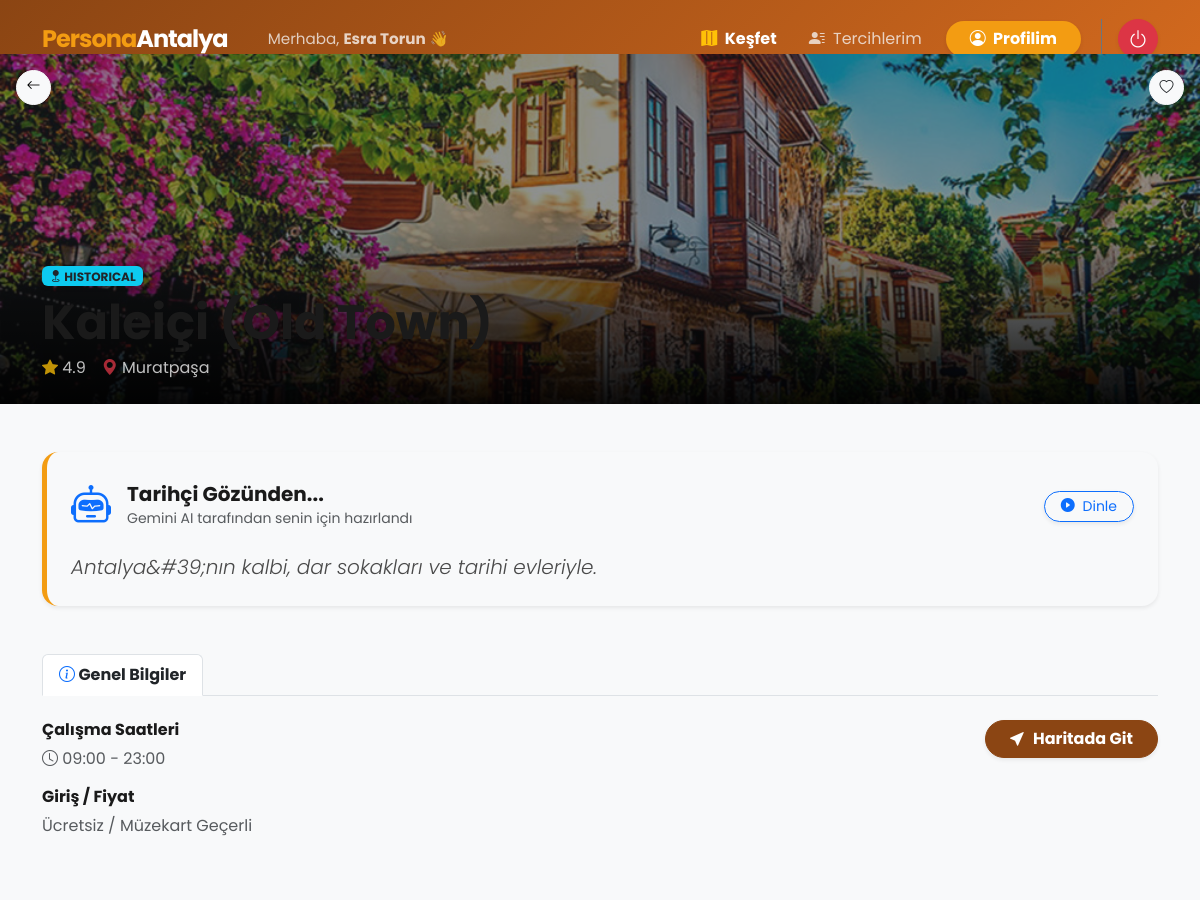
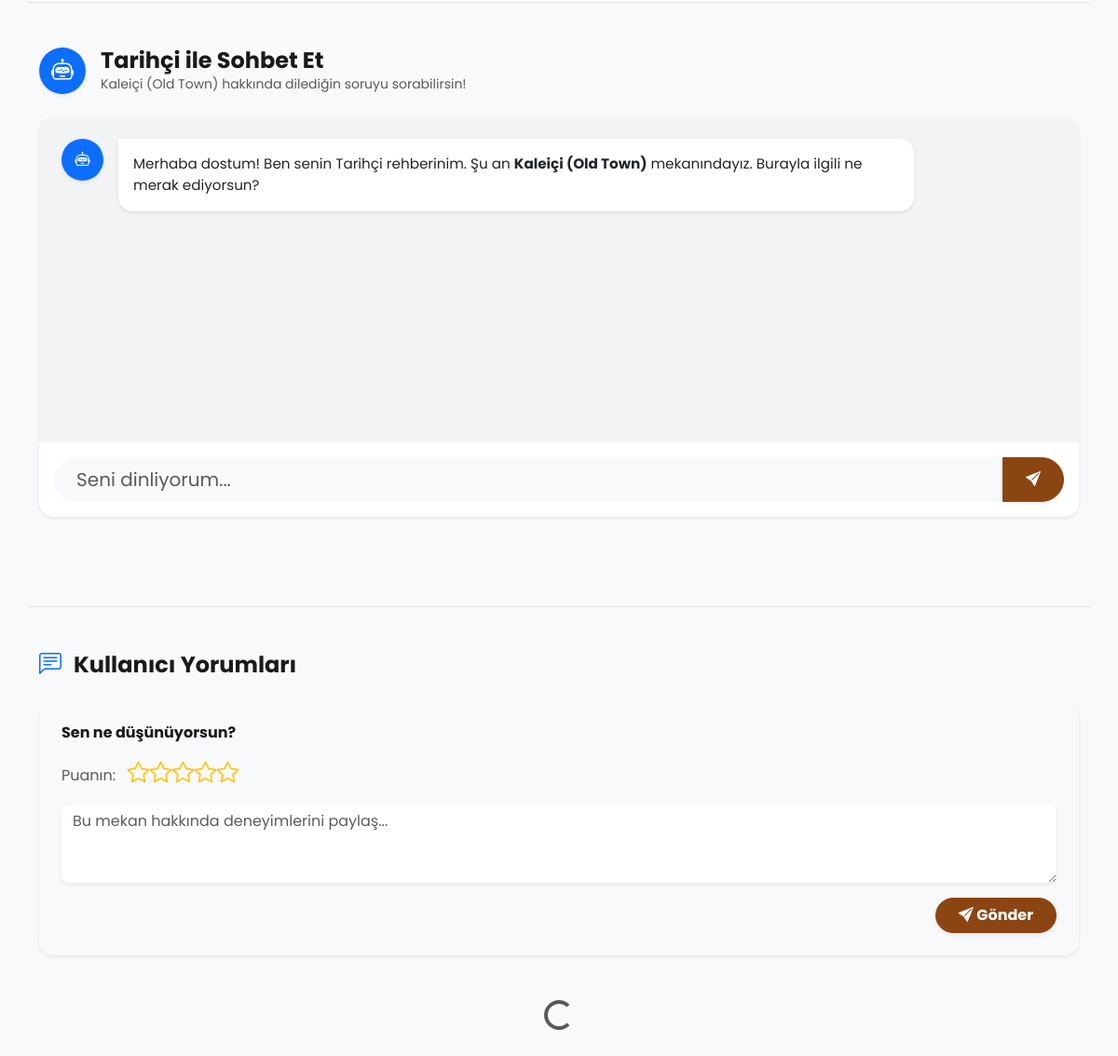
/place/1 (signed in), run on the app's committed database (2 pictures, top to bottom).
### app/models/user.py (models this page shows)
class User(UserMixin, db.Model):
    __tablename__ = 'users'
    id = db.Column(db.Integer, primary_key=True)
    username = db.Column(db.String(80), unique=True, nullable=False)
    email = db.Column(db.String(120), unique=True, nullable=False)
    password_hash = db.Column(db.String(255), nullable=False)
    first_name = db.Column(db.String(120))
    last_name = db.Column(db.String(120))
    avatar_url = db.Column(db.Text)
    bio = db.Column(db.Text)
    selected_persona = db.Column(db.String(50))
    diet_preference = db.Column(db.String(50), default='standard')
    is_active = db.Column(db.Boolean, default=True)
    created_at = db.Column(db.DateTime, default=datetime.utcnow)
    updated_at = db.Column(db.DateTime, default=datetime.utcnow, onupdate=datetime.utcnow)

### app/models/place.py (models this page shows, shortened)
class Place(db.Model):
    __tablename__ = 'places'
    id = db.Column(db.Integer, primary_key=True)
    name = db.Column(db.String(255), nullable=False, index=True)
    description = db.Column(db.Text)
    category = db.Column(db.String(50), index=True)
    address = db.Column(db.String(255))
    district = db.Column(db.String(100), index=True)
    latitude = db.Column(db.Float, nullable=False, index=True)
    longitude = db.Column(db.Float, nullable=False, index=True)
    image_url = db.Column(db.Text)
    rating = db.Column(db.Float, default=0.0)
    opening_hours = db.Column(db.String(100))
    phone = db.Column(db.String(20))
    website = db.Column(db.String(255))
    entrance_fee = db.Column(db.Float)
    average_visit_time = db.Column(db.Integer)  # Dakika cinsinden (Rota hesaplaması için)
    best_time_to_visit = db.Column(db.String(100))
    created_at = db.Column(db.DateTime, default=datetime.utcnow)
    updated_at = db.Column(db.DateTime, default=datetime.utcnow, onupdate=datetime.utcnow)

### app/routes/main.py (the view)
@main_bp.route('/place/<int:id>')
@login_required
def place_detail(id):
    place = Place.query.get_or_404(id)
    is_favorite = Favorite.query.filter_by(user_id=current_user.id, place_id=id).first() is not None
    return render_template('place_detail.html', item=place, is_favorite=is_favorite, is_food=False)

### app/templates/place_detail.html (shortened to what this page needs)
{% extends "base.html" %}
{% block content %}
<div class="place-detail-page">
    <div class="place-hero" style="height: 350px; background: url('{{ item.image_url }}') center/cover no-repeat; position: relative; overflow: hidden; margin-top:-1.5rem;">
        <div class="position-absolute top-0 start-0 w-100 h-100 bg-dark" style="opacity: 0.5;"></div>
        <div class="position-absolute bottom-0 start-0 w-100" style="height: 50%; background: linear-gradient(to top, rgba(0,0,0,0.9), transparent);"></div>
        <div class="position-absolute top-0 start-0 p-3 z-index-1">
            <a href="/kesfet" class="btn btn-light btn-sm rounded-circle shadow-sm" style="width: 35px; height: 35px;">
                <i class="bi bi-arrow-left"></i>
            </a>
        </div>
        <div class="position-absolute top-0 end-0 p-3 z-index-1">
            <button class="btn btn-light btn-sm rounded-circle shadow-sm fav-btn d-flex align-items-center justify-content-center" style="width: 35px; height: 35px;" data-id="{{ item.id }}" data-type="{{ 'restaurant' if is_food else 'place' }}">
                <i class="bi {% if is_favorite %}bi-heart-fill text-danger{% else %}bi-heart text-dark{% endif %}"></i>
            </button>
        </div>
        <div class="position-absolute bottom-0 start-0 p-4 w-100 z-index-1 text-white">
            <div class="container">
                <div class="mb-2 d-flex gap-2 flex-wrap">
                    {% if is_food %}
                        <span class="badge bg-warning text-dark shadow-sm"><i class="bi bi-egg-fried"></i> {{ item.diet_category | upper | default('STANDART', true) }}</span>
                        <span class="badge bg-success shadow-sm"><i class="bi bi-cash"></i> {{ item.price_level | default('₺₺', true) }}</span>
                    {% else %}
                        <span class="badge bg-info text-dark shadow-sm"><i class="bi bi-geo-fill"></i> {{ item.category | upper | default('MEKAN', true) }}</span>
                    {% endif %}
                </div>
                <h1 class="display-5 fw-bold mb-1" id="placeName">{{ item.name }}</h1>
                <div class="d-flex gap-3 flex-wrap opacity-75">
                    <span><i class="bi bi-star-fill text-warning"></i> <span id="placeRating">{{ item.rating | default('4.5', true) }}</span></span>
                    <span id="placeDistrict"><i class="bi bi-geo-alt-fill text-danger"></i> {{ item.district }}</span>
                </div>
            </div>
        </div>
    </div>
    <div class="container py-5">
        <div class="persona-content-section mb-5 p-4 bg-light rounded-4 shadow-sm" style="border-left: 5px solid #f39c12;">
            <div class="d-flex align-items-center mb-3">
                <div id="personaEmoji" style="font-size: 2.5rem; margin-right: 1rem;"><i class="bi bi-robot text-primary"></i></div>
                <div>
                    <h5 class="fw-bold mb-0" id="personaName">{{ current_user.selected_persona | title }} Gözünden...</h5>
                    <small class="text-muted">Gemini AI tarafından senin için hazırlandı</small>
                </div>
                <button id="readAloudBtn" class="btn btn-outline-primary btn-sm ms-auto rounded-pill px-3 shadow-sm d-none d-md-block">
                    <i class="bi bi-play-circle-fill me-1"></i> <span id="readBtnText">Dinle</span>
                </button>
            </div>
            <p id="personaStory" class="mb-0 lead fst-italic" style="color: #4a4a4a;"></p>
        </div>
        <ul class="nav nav-tabs mb-4" role="tablist">
            <li class="nav-item" role="presentation">
                <button class="nav-link active fw-bold text-dark" id="info-tab" data-bs-toggle="tab" data-bs-target="#info" type="button" role="tab">
                    <i class="bi bi-info-circle text-primary"></i> Genel Bilgiler
                </button>
            </li>
        </ul>
        <div class="tab-content mb-5">
            <div class="tab-pane fade show active" id="info" role="tabpanel">
                <div class="row g-4">
                    <div class="col-md-6">
                        <h6 class="fw-bold mb-2">Çalışma Saatleri</h6>
                        <p id="placeHours" class="mb-3 text-muted"><i class="bi bi-clock"></i> {{ item.opening_time | default('09:00', true) }} - {{ item.closing_time | default('23:00', true) }}</p>
                        <h6 class="fw-bold mb-2">Giriş / Fiyat</h6>
                        <p id="placeFee" class="mb-3 text-muted">
                            {% if is_food %}{{ item.price_level | default('₺₺ - Ortalama', true) }}{% else %}Ücretsiz / Müzekart Geçerli{% endif %}
                        </p>
                    </div>
                    <div class="col-md-6 text-md-end">
                        <a href="https://www.google.com/maps?q={{ item.latitude }},{{ item.longitude }}" target="_blank" class="btn btn-primary rounded-pill px-4 shadow-sm fw-bold">
                            <i class="bi bi-cursor-fill me-1"></i> Haritada Git
                        </a>
                    </div>
                </div>
            </div>
        </div>
        <div class="row mt-5 border-top pt-5">
            <div class="col-md-12">
                <div class="d-flex align-items-center mb-4">
                    <div class="bg-primary text-white rounded-circle d-flex align-items-center justify-content-center me-3 shadow-sm" style="width: 50px; height: 50px;">
                        <i class="bi bi-robot fs-4"></i>
                    </div>
                    <div>
                        <h4 class="fw-bold mb-0">{{ current_user.selected_persona | title }} ile Sohbet Et</h4>
                        <p class="text-muted small mb-0">{{ item.name }} hakkında dilediğin soruyu sorabilirsin!</p>
                    </div>
                </div>
                <div class="card border-0 shadow-sm rounded-4 overflow-hidden mb-5" style="background-color: #f1f3f5;">
                    <div id="chatHistoryBox" class="p-4" style="height: 350px; overflow-y: auto;">
                        <div class="d-flex mb-4">
                            <div class="bg-primary text-white rounded-circle d-flex align-items-center justify-content-center me-3 flex-shrink-0 shadow-sm" style="width: 45px; height: 45px;">
                                <i class="bi bi-robot"></i>
                            </div>
                            <div class="bg-white p-3 rounded-4 shadow-sm" style="max-width: 80%; border-top-left-radius: 0 !important;">
                                <p class="mb-0 text-dark" style="font-size: 0.95rem;">Merhaba dostum! Ben senin {{ current_user.selected_persona | title }} rehberinim. Şu an <strong>{{ item.name }}</strong> mekanındayız. Burayla ilgili ne merak ediyorsun?</p>
                            </div>
                        </div>
                    </div>
                    <div class="card-footer bg-white p-3 border-0">
                        <div class="input-group">
                            <input type="text" id="chatInput" class="form-control form-control-lg bg-light border-0 shadow-none rounded-start-pill ps-4" placeholder="Seni dinliyorum..." autocomplete="off">
                            <button class="btn btn-primary px-4 fw-bold rounded-end-pill shadow-sm" id="sendChatBtn">
                                <i class="bi bi-send-fill"></i>
                            </button>
                        </div>
                    </div>
                </div>
            </div>
        </div>
        <div class="row mt-5 border-top pt-5">
            <div class="col-md-12">
                <h4 class="fw-bold mb-4"><i class="bi bi-chat-left-text text-primary me-2"></i> Kullanıcı Yorumları</h4>
                <div class="card border-0 shadow-sm rounded-4 mb-5" style="background-color: #f8f9fa;">
                    <div class="card-body p-4">
                        <h6 class="fw-bold mb-3">Sen ne düşünüyorsun?</h6>
                        <div class="mb-3">
                            <span class="text-muted me-2">Puanın:</span>
                            <div class="d-inline-flex" id="starRating">
                                <i class="bi bi-star fs-4 cursor-pointer text-warning" data-rating="1"></i>
                                <i class="bi bi-star fs-4 cursor-pointer text-warning" data-rating="2"></i>
                                <i class="bi bi-star fs-4 cursor-pointer text-warning" data-rating="3"></i>
                                <i class="bi bi-star fs-4 cursor-pointer text-warning" data-rating="4"></i>
                                <i class="bi bi-star fs-4 cursor-pointer text-warning" data-rating="5"></i>
                            </div>
                        </div>
                        <textarea class="form-control rounded-3 border-0 shadow-sm mb-3" id="reviewComment" rows="3" placeholder="Bu mekan hakkında deneyimlerini paylaş..."></textarea>
                        <div class="text-end">
                            <button class="btn btn-primary rounded-pill px-4 shadow-sm fw-bold" id="submitReviewBtn">
                                <i class="bi bi-send-fill"></i> Gönder
                            </button>
                        </div>
                    </div>
                </div>
                <div id="reviewsList" class="d-flex flex-column gap-3">
                    <div class="text-center text-muted spinner-border text-primary mx-auto" role="status" id="reviewLoader"></div>
                </div>
            </div>
        </div>
    </div>
</div>
{% endblock %}

### app/templates/base.html (shortened to what this page needs)
<!DOCTYPE html>
<html lang="tr">
<head>
    <link href="https://cdn.jsdelivr.net/npm/bootstrap@5.3.0/dist/css/bootstrap.min.css" rel="stylesheet">
    <link rel="stylesheet" href="https://cdn.jsdelivr.net/npm/bootstrap-icons@1.11.0/font/bootstrap-icons.css">
    <link rel="stylesheet" href="{{ url_for('static', filename='css/style.css') }}">
    <link rel="stylesheet" href="{{ url_for('static', filename='css/personas.css') }}">
</head>
<body class="d-flex flex-column min-vh-100 {% if current_user.is_authenticated and current_user.selected_persona %} persona-{{ current_user.selected_persona }}{% else %} persona-default{% endif %}">
    {% include 'components/navbar.html' %}
    <main class="main-content flex-grow-1">
        {% block content %} {% endblock %}
    </main>
</body>
</html>

### app/templates/components/navbar.html (shortened to what this page needs)
<nav class="navbar navbar-expand-lg navbar-dark shadow-sm py-3" style="background-color: rgba(33, 37, 41, 0.85); backdrop-filter: blur(10px);">
    <div class="container">
        <a class="navbar-brand fw-bold fs-4" href="{{ url_for('main.index') }}" style="letter-spacing: -1px;">
            <span style="color: #f39c12;">Persona</span><span style="color: #ffffff;">Antalya</span>
        </a>
        <div class="collapse navbar-collapse" id="navbarNav">
            {% if current_user.is_authenticated %}
                <ul class="navbar-nav me-auto mb-2 mb-lg-0 ms-lg-4">
                    <li class="nav-item d-flex align-items-center">
                        <span class="text-light opacity-75" style="font-size: 0.95rem;">
                            Merhaba, <strong class="text-white">{{ current_user.username }}</strong> 👋
                        </span>
                    </li>
                </ul>
            {% else %}
                <ul class="navbar-nav me-auto"></ul>
            {% endif %}
            <ul class="navbar-nav ms-auto align-items-center gap-3">
                {% if current_user.is_authenticated %}
                    <li class="nav-item">
                        <a class="nav-link text-white fw-bold hover-scale" href="{{ url_for('main.explore') }}">
                            <i class="bi bi-map-fill text-warning me-1"></i> Keşfet
                        </a>
                    </li>
                    <li class="nav-item">
                        <a class="nav-link text-light opacity-75 hover-scale" href="{{ url_for('main.persona_select') }}">
                            <i class="bi bi-person-lines-fill me-1"></i> Tercihlerim
                        </a>
                    </li>
                    <li class="nav-item">
                        <a class="btn btn-warning rounded-pill px-4 fw-bold shadow-sm hover-scale" href="{{ url_for('main.profile') }}" style="background: #f39c12; border: none; color: white;">
                            <i class="bi bi-person-circle me-1"></i> Profilim
                        </a>
                    </li>
                    <li class="nav-item border-start border-secondary ps-3 ms-1 d-flex align-items-center">
                        <a class="btn btn-danger text-white rounded-circle p-2 d-flex align-items-center justify-content-center hover-scale shadow-sm"
                           href="{{ url_for('auth.logout') }}"
                           title="Güvenli Çıkış Yap"
                           style="width: 40px; height: 40px;">
                            <i class="bi bi-power fs-5"></i>
                        </a>
                    </li>
                {% endif %}
            </ul>
        </div>
    </div>
</nav>

### data on the page
User: username "Esra Torun", selected_persona "Tarihçi"
Place: image_url (picture), category "HISTORICAL", name "Kaleiçi (Old Town)", rating "4.9", district "Muratpaşa"

### other printed values
{{ item.opening_time | default('09:00', true) }} "09:00"
{{ item.closing_time | default('23:00', true) }} "23:00"
